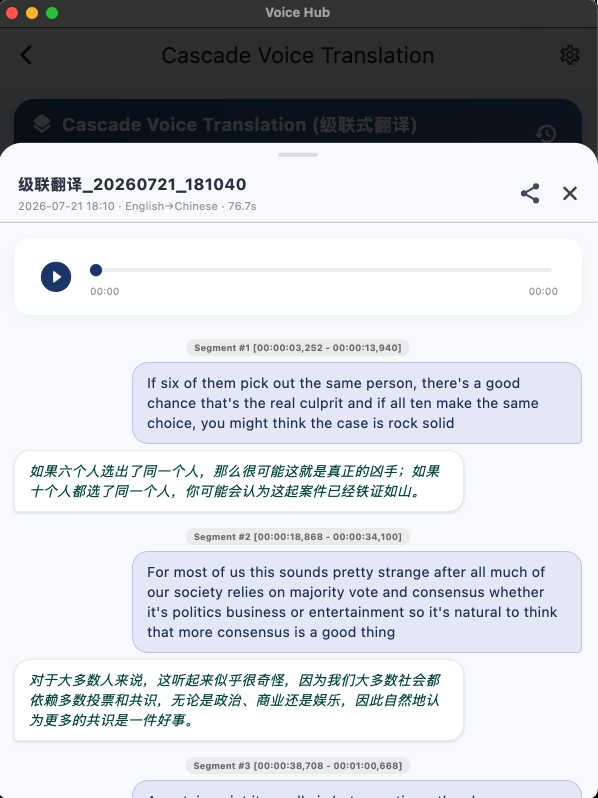
#> input picture images/cascade_history.png, 1196 x 1596 px (shown at 1/2 size); its folder holds only this picture in this run
$ python update_app_icons.py
#> lines starting #> are read from the running program, lines starting #| are printed output that depends on the picture; after the words box and inside, x2 and y2 are one past the last pixel; in counts of white or black regions, pixels touching at a corner belong together
import os
import subprocess
import numpy as np
from PIL import Image, ImageDraw

def apply_macos_rounded_corners(img, radius_ratio=0.2237):
    """Apply macOS Big Sur+ style rounded-rect mask (transparent corners).

    Apple HIG uses ~22.37% of icon size as the continuous corner radius.
    """
    img_rgba = img.convert("RGBA")
    w, h = img_rgba.size
    size = min(w, h)
    radius = max(1, int(size * radius_ratio))

    # Build anti-aliased rounded-rect alpha mask (4x supersample then downscale)
    scale = 4
    mask_big = Image.new("L", (w * scale, h * scale), 0)
    draw = ImageDraw.Draw(mask_big)
    draw.rounded_rectangle(
        (0, 0, w * scale - 1, h * scale - 1),
        radius=radius * scale,
        fill=255,
    )
    mask = mask_big.resize((w, h), Image.Resampling.LANCZOS)

    out = Image.new("RGBA", (w, h), (0, 0, 0, 0))
    out.paste(img_rgba, (0, 0), mask)
    return out


def crop_icon_content(img, padding_ratio=0.05):
    """Detects content boundary (transparent, white, or opaque gradient background), crops and centers square."""
    img_rgba = img.convert("RGBA")
    arr = np.array(img_rgba)
    h, w, _ = arr.shape

    r, g, b, a = arr[:, :, 0], arr[:, :, 1], arr[:, :, 2], arr[:, :, 3]

    # Check transparency
    is_transparent = a < 240
    is_white = (r > 240) & (g > 240) & (b > 240)
    non_bg_alpha = (~is_transparent) & (~is_white)

    if np.sum(is_transparent) > (w * h * 0.05):
        # Has meaningful transparency
        y_indices, x_indices = np.where(~is_transparent)
    else:
        # Fully opaque image - use std deviation of 8x8 blocks to detect content vs background
        block_size = 8
        gh, gw = h // block_size, w // block_size
        std_map = np.zeros((gh, gw))

        arr_rgb = arr[:, :, :3].astype(float)
        for row in range(gh):
            for col in range(gw):
                patch = arr_rgb[row*block_size:(row+1)*block_size, col*block_size:(col+1)*block_size, :]
                std_map[row, col] = patch.std(axis=(0,1)).mean()

        # Mask out small isolated watermarks in corners (e.g., bottom-right outer 20%)
        main_mask = std_map > 4.0
        main_mask[int(gh*0.8):, int(gw*0.8):] = False

        y_idx, x_idx = np.where(main_mask)
        if len(x_idx) == 0:
            y_indices, x_indices = np.where(non_bg_alpha)
        else:
            min_y, max_y = int(y_idx.min() * block_size), int((y_idx.max() + 1) * block_size)
            min_x, max_x = int(x_idx.min() * block_size), int((x_idx.max() + 1) * block_size)

            cx = (min_x + max_x) // 2
            cy = (min_y + max_y) // 2
            content_size = max(max_x - min_x, max_y - min_y)
            padding = int(content_size * padding_ratio)
            half_side = content_size // 2 + padding

            final_side = max(half_side * 2, 10)
            crop_left = max(0, min(w - final_side, cx - half_side))
            crop_top = max(0, min(h - final_side, cy - half_side))
            crop_right = crop_left + final_side
            crop_bottom = crop_top + final_side

            print(f"Original image size: {img.size}")
            print(f"Detected content bounding box: X=[{min_x}, {max_x}], Y=[{min_y}, {max_y}]")
            print(f"Crop box: ({crop_left}, {crop_top}, {crop_right}, {crop_bottom}) -> size ({final_side}, {final_side})")
            return img.crop((crop_left, crop_top, crop_right, crop_bottom))

    if len(x_indices) == 0:
        print("Warning: No visible icon content detected, using original image.")
        return img

    min_x, max_x = int(x_indices.min()), int(x_indices.max())
    min_y, max_y = int(y_indices.min()), int(y_indices.max())

    cx = (min_x + max_x) // 2
    cy = (min_y + max_y) // 2
    content_size = max(max_x - min_x + 1, max_y - min_y + 1)
    padding = int(content_size * padding_ratio)
    half_side = content_size // 2 + padding

    final_side = max(half_side * 2, 10)
    crop_left = max(0, min(w - final_side, cx - half_side))
    crop_top = max(0, min(h - final_side, cy - half_side))
    crop_right = crop_left + final_side
    crop_bottom = crop_top + final_side

    print(f"Original image size: {img.size}")
    print(f"Detected content bounding box: X=[{min_x}, {max_x}], Y=[{min_y}, {max_y}]")
    print(f"Crop box: ({crop_left}, {crop_top}, {crop_right}, {crop_bottom}) -> size ({final_side}, {final_side})")
    return img.crop((crop_left, crop_top, crop_right, crop_bottom))

def main():
    root_dir = os.path.dirname(os.path.dirname(os.path.abspath(__file__)))
    images_dir = os.path.join(root_dir, "images")
    voice_app_dir = os.path.join(root_dir, "voice_app")
    assets_dir = os.path.join(voice_app_dir, "assets")

    # Candidates for source icon
    candidates = [
        os.path.join(images_dir, "已移除背景的icon.png"),
        os.path.join(images_dir, "icon.png"),
    ]
    source_icon_path = None
    for cand in candidates:
        if os.path.exists(cand):
            source_icon_path = cand
            break

    if not source_icon_path:
        # Check any png in images_dir
        for f in os.listdir(images_dir):
            if f.lower().endswith(".png"):
                source_icon_path = os.path.join(images_dir, f)
                break

    if not source_icon_path:
        print(f"Error: No source icon PNG found in {images_dir}")
        return

    print(f"Loading updated source icon: {source_icon_path}")
    source_img = Image.open(source_icon_path)
#> source_img is the input picture: PIL image 1196x1596 RGBA; mean R, G, B, A 198.2, 201.2, 205.8, 255

    # Also save/copy as images/icon.png for consistency
    icon_png_standard = os.path.join(images_dir, "icon.png")
    if source_icon_path != icon_png_standard:
        source_img.save(icon_png_standard, "PNG")
        print(f"Updated standard source icon path: {icon_png_standard}")

    # Crop to content
    cropped_img = crop_icon_content(source_img)
#> in crop_icon_content, `r, g, b, a = arr[:, :, 0], arr[:, :, 1], arr[:, :, 2], arr[:, :, 3]`:
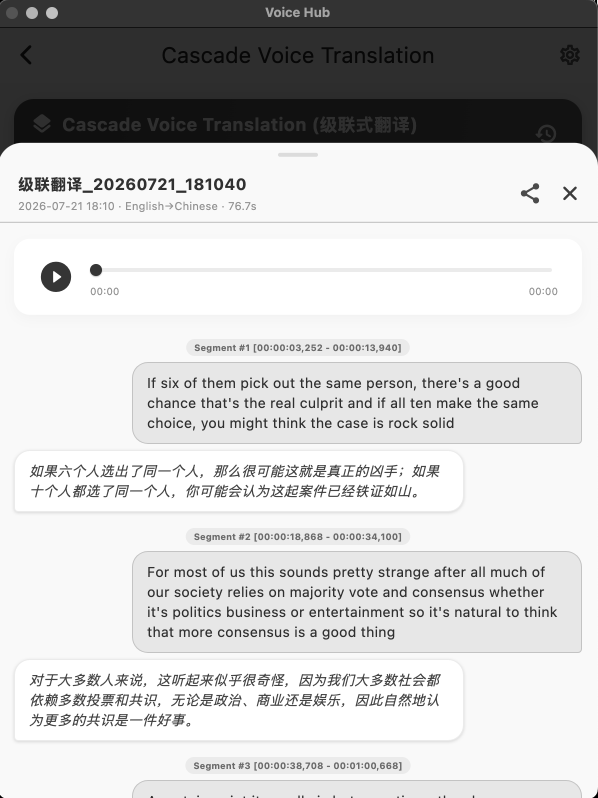
#> g: shape (1596, 1196) (shown at 1/2 size); min 0, max 255, mean 201.2
#> in crop_icon_content, `r, g, b, a = arr[:, :, 0], arr[:, :, 1], arr[:, :, 2], arr[:, :, 3]`:
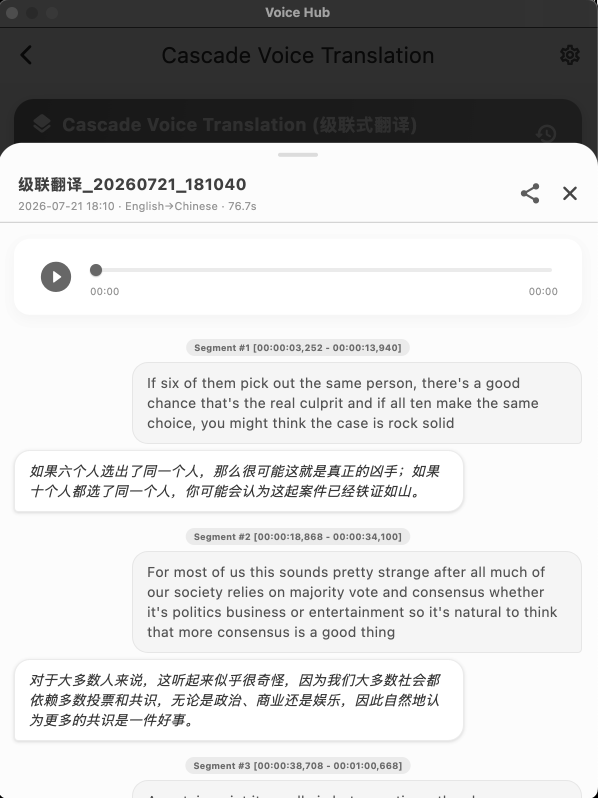
#> b: shape (1596, 1196) (shown at 1/2 size); min 0, max 255, mean 205.8
#> in crop_icon_content, `is_white = (r > 240) & (g > 240) & (b > 240)`:
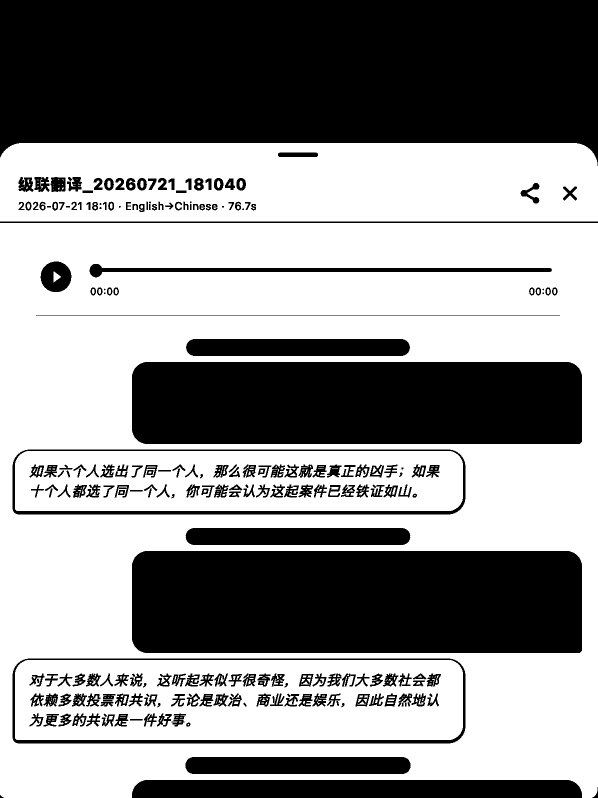
#> is_white: shape (1596, 1196) bool (shown at 1/2 size); 56.2% white; 245 black regions (12 under 20 px), largest, box (x1, y1, x2, y2) and area: (0, 0, 1196, 332) 342941, (264, 1102, 1164, 1306) 182967, (264, 724, 1164, 888) 146967
#> after the loop in crop_icon_content, `for row in range(gh):`:
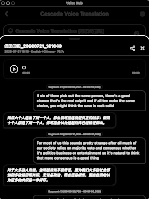
#> std_map: shape (199, 149) float64; min 0, max 99.54, mean 11.3; drawn with min black and max white
#> in crop_icon_content, `main_mask[int(gh*0.8):, int(gw*0.8):] = False`:
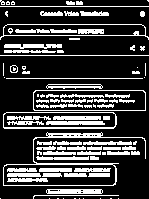
#> main_mask: shape (199, 149) bool; 24.5% white; 100 white regions (31 under 20 px), largest, box (x1, y1, x2, y2) and area: (3, 132, 146, 186) 718, (3, 112, 117, 129) 371, (0, 24, 149, 40) 335
#> in crop_icon_content, `y_idx, x_idx = np.where(main_mask)`: y_idx = 7276 values from 0 to 198; x_idx = 7276 values, max 148 at index 3, min 0 at index 0, mean 69.15
#> in crop_icon_content, `min_y, max_y = int(y_idx.min() * block_size), int((y_idx.max() + 1) * ..`: min_y = 0; max_y = 1592
#> in crop_icon_content, `min_x, max_x = int(x_idx.min() * block_size), int((x_idx.max() + 1) * ..`: min_x = 0; max_x = 1192
#> in crop_icon_content, `cx = (min_x + max_x) // 2`: cx = 596
#> in crop_icon_content, `cy = (min_y + max_y) // 2`: cy = 796
#> in crop_icon_content, `content_size = max(max_x - min_x, max_y - min_y)`: content_size = 1592
#> in crop_icon_content, `padding = int(content_size * padding_ratio)`: padding = 79
#> in crop_icon_content, `half_side = content_size // 2 + padding`: half_side = 875
#> in crop_icon_content, `final_side = max(half_side * 2, 10)`: final_side = 1750
#> in crop_icon_content, `crop_left = max(0, min(w - final_side, cx - half_side))`: crop_left = 0
#> in crop_icon_content, `crop_right = crop_left + final_side`: crop_right = 1750
#| Original image size: (1196, 1596)
#| Detected content bounding box: X=[0, 1192], Y=[0, 1592]
#| Crop box: (0, 0, 1750, 1750) -> size (1750, 1750)

    # Ensure assets dir exists
    os.makedirs(assets_dir, exist_ok=True)

    # Update voice_app/assets/app_icon.png and app_icon_macos.png
    app_icon_path = os.path.join(assets_dir, "app_icon.png")
    app_icon_macos_path = os.path.join(assets_dir, "app_icon_macos.png")

    target_size = (1024, 1024)
    resized_1024 = cropped_img.resize(target_size, Image.Resampling.LANCZOS)

    resized_1024.save(app_icon_path, "PNG")
    print(f"Saved app_icon: {app_icon_path}")

    # macOS icons use transparent rounded corners (system squircle style)
    macos_icon = apply_macos_rounded_corners(resized_1024)
#> in apply_macos_rounded_corners, `mask = mask_big.resize((w, h), Image.Resampling.LANCZOS)`:
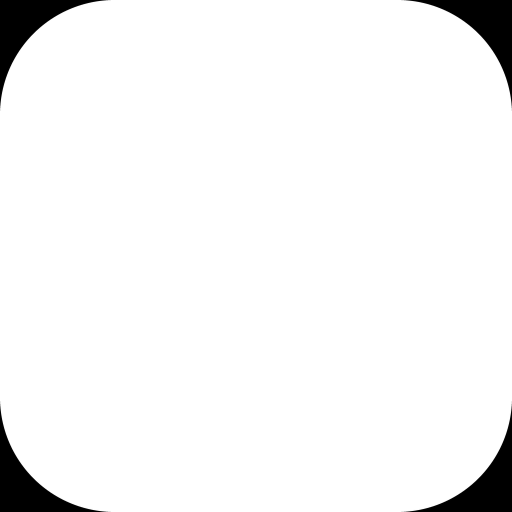
#> mask: PIL image 1024x1024 L (shown at 1/2 size); min 0, max 255, mean 244
#> in apply_macos_rounded_corners, `out.paste(img_rgba, (0, 0), mask)`:
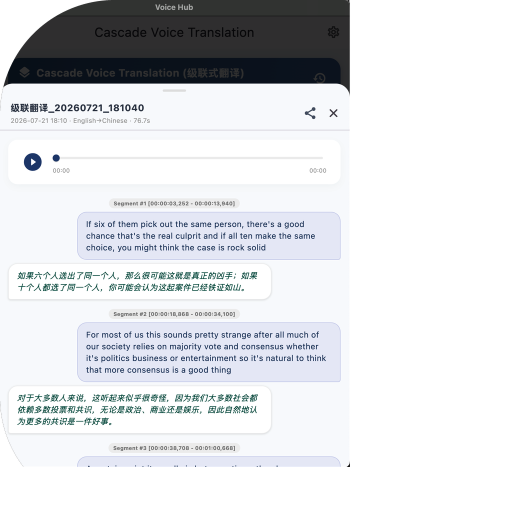
#> out: PIL image 1024x1024 RGBA (shown at 1/2 size); mean R, G, B, A 122.6, 124.5, 127.4, 155.7; transparent parts drawn white
    macos_icon.save(app_icon_macos_path, "PNG")
    print(f"Saved app_icon_macos (rounded): {app_icon_macos_path}")

    # Update Windows app_icon.ico
    win_ico_path = os.path.join(voice_app_dir, "windows", "runner", "resources", "app_icon.ico")
    if os.path.exists(os.path.dirname(win_ico_path)):
        sizes = [(16, 16), (32, 32), (48, 48), (64, 64), (128, 128), (256, 256)]
        cropped_img.save(win_ico_path, format="ICO", sizes=sizes)
        print(f"Saved Windows ICO: {win_ico_path}")

    # Run flutter_launcher_icons
    print("\nRunning flutter_launcher_icons...")
    try:
        res = subprocess.run(
            ["flutter", "pub", "run", "flutter_launcher_icons"],
            cwd=voice_app_dir,
            capture_output=True,
            text=True,
            check=True
        )
        print(res.stdout)
    except subprocess.CalledProcessError as e:
        print("flutter_launcher_icons error:", e.stderr)

    print("\nAll icons updated with new background-removed icon successfully!")

if __name__ == "__main__":
    main()
#> (the call stopped at in main, `res = subprocess.run( ["flutter", "pub", "run", "flutter_launcher_icon..`: subprocess is not available in this run)

$ run again, on images/simul_speech_translation.png
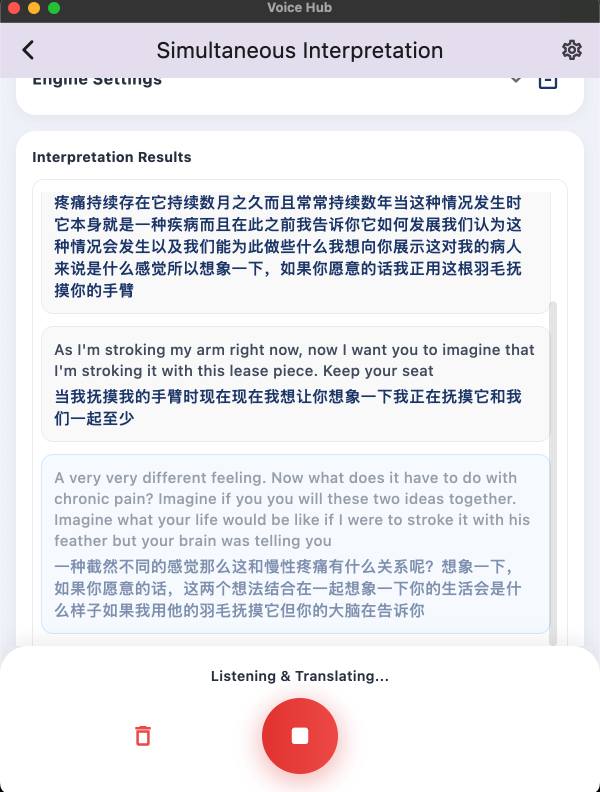
#> input picture images/simul_speech_translation.png, 1200 x 1584 px (shown at 1/2 size)
#> in main, source_img is the input picture: PIL image 1200x1584 RGBA; mean R, G, B, A 229.2, 229.1, 233.7, 255
#> a: shape (1584, 1200); every value is 255
#> is_transparent: shape (1584, 1200) bool; every value is 0
#> is_white: shape (1584, 1200) bool; 72.3% white; 777 black regions (115 under 20 px), largest, box (x1, y1, x2, y2) and area: (0, 0, 1200, 1339) 297230, (502, 1386, 698, 1582) 29386, (82, 384, 1114, 1292) 23204
#> in crop_icon_content, `main_mask[int(gh*0.8):, int(gw*0.8):] = False`:
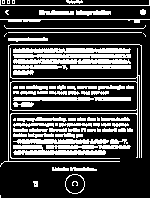
#> main_mask: shape (198, 150) bool; 29.1% white; 78 white regions (16 under 20 px), largest, box (x1, y1, x2, y2) and area: (10, 48, 140, 159) 913, (13, 145, 106, 155) 541, (13, 48, 131, 53) 532
#> y_idx = 8633 values from 0 to 197; x_idx = 8633 values, max 149 at index 18, min 0 at index 0, mean 68.98
#> min_y = 0; max_y = 1584
#> min_x = 0; max_x = 1200
#> cx = 600
#> cy = 792
#> content_size = 1584
#> padding = 79
#> half_side = 871
#> final_side = 1742
#> crop_left = 0
#> crop_right = 1742
#| Original image size: (1200, 1584)
#| Detected content bounding box: X=[0, 1200], Y=[0, 1584]
#| Crop box: (0, 0, 1742, 1742) -> size (1742, 1742)
#> in main, `resized_1024 = cropped_img.resize(target_size, Image.Resampling.LANCZOS)`:
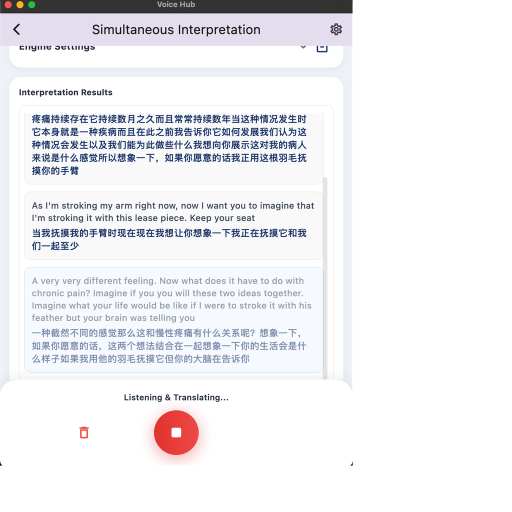
#> resized_1024: PIL image 1024x1024 RGBA (shown at 1/2 size); mean R, G, B, A 144.2, 144.1, 147, 159.7; transparent parts drawn white
#> mask_big: PIL image 4096x4096 L; every value is 0

$ run again, on images/cascade_translation.png
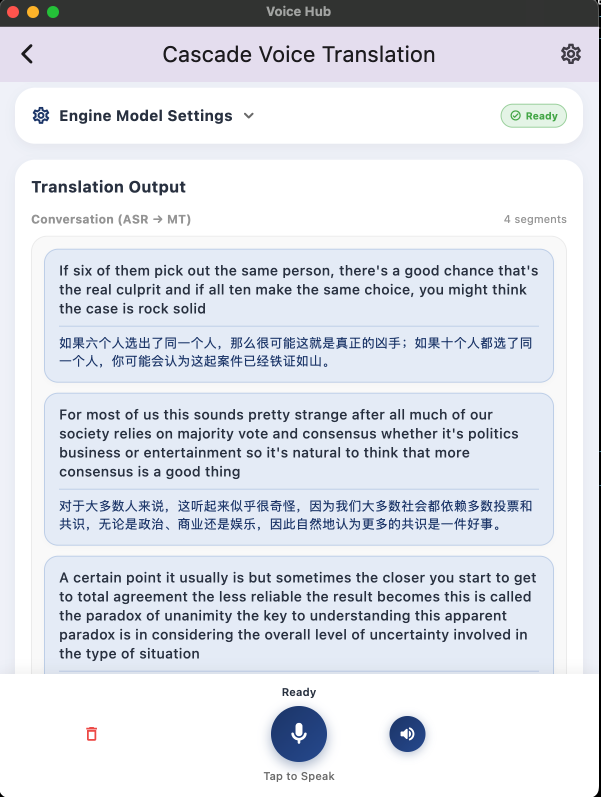
#> input picture images/cascade_translation.png, 1202 x 1594 px (shown at 1/2 size)
#> in main, source_img is the input picture: PIL image 1202x1594 RGBA; mean R, G, B, A 219.9, 223.3, 230.7, 255
#> a: shape (1594, 1202); every value is 255
#> is_transparent: shape (1594, 1202) bool; every value is 0
#> is_white: shape (1594, 1202) bool; 37.6% white; 49 white regions (22 under 20 px), largest, box (x1, y1, x2, y2) and area: (0, 319, 1198, 1594) 494415, (30, 175, 1166, 288) 115773, (64, 473, 1132, 1344) 106252
#> in crop_icon_content, `main_mask[int(gh*0.8):, int(gw*0.8):] = False`:
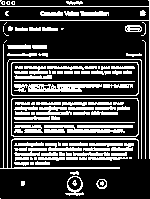
#> main_mask: shape (199, 150) bool; 27.9% white; 106 white regions (28 under 20 px), largest, box (x1, y1, x2, y2) and area: (0, 44, 142, 169) 987, (14, 84, 102, 92) 514, (0, 0, 150, 159) 458
#> y_idx = 8340 values from 0 to 198; x_idx = 8340 values, max 149 at index 3, min 0 at index 0, mean 70.23
#> min_y = 0; max_y = 1592
#> min_x = 0; max_x = 1200
#> cx = 600
#> cy = 796
#> content_size = 1592
#> padding = 79
#> half_side = 875
#> final_side = 1750
#> crop_left = 0
#> crop_right = 1750
#| Original image size: (1202, 1594)
#| Detected content bounding box: X=[0, 1200], Y=[0, 1592]
#| Crop box: (0, 0, 1750, 1750) -> size (1750, 1750)
#> mask_big: PIL image 4096x4096 L; every value is 0
#> in apply_macos_rounded_corners, `out.paste(img_rgba, (0, 0), mask)`:
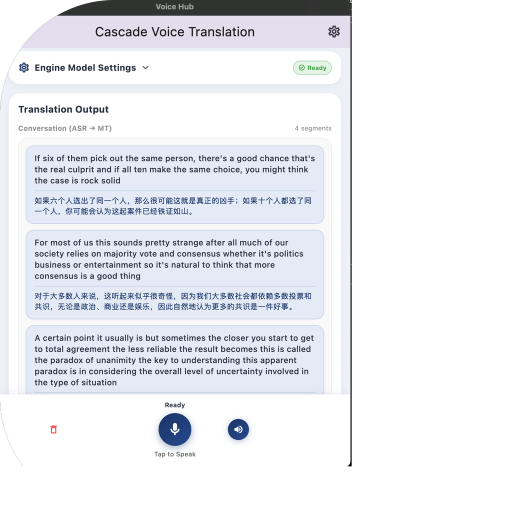
#> out: PIL image 1024x1024 RGBA (shown at 1/2 size); mean R, G, B, A 135.5, 137.7, 142.3, 156.3; transparent parts drawn white

$ run again, on images/dual_dialog_screen.png
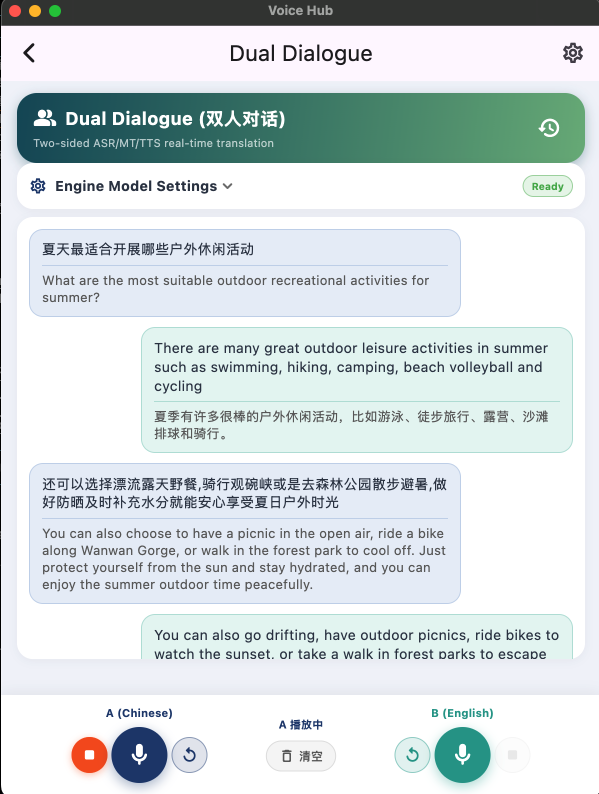
#> input picture images/dual_dialog_screen.png, 1198 x 1588 px (shown at 1/2 size)
#> in main, source_img is the input picture: PIL image 1198x1588 RGBA; mean R, G, B, A 210.5, 219.6, 221.4, 255
#> a: shape (1588, 1198); every value is 255
#> is_transparent: shape (1588, 1198) bool; every value is 0
#> is_white: shape (1588, 1198) bool; 38.7% white; 90 white regions (32 under 20 px), largest, box (x1, y1, x2, y2) and area: (34, 434, 1170, 1318) 314393, (2, 1390, 1198, 1588) 183419, (2, 52, 1198, 253) 125330
#> y_idx = 7777 values from 0 to 197; x_idx = 7777 values, max 148 at index 235, min 0 at index 0, mean 64.22
#> min_y = 0; max_y = 1584
#> min_x = 0; max_x = 1192
#> cx = 596
#> cy = 792
#> content_size = 1584
#> padding = 79
#> half_side = 871
#> final_side = 1742
#> crop_left = 0
#> crop_right = 1742
#| Original image size: (1198, 1588)
#| Detected content bounding box: X=[0, 1192], Y=[0, 1584]
#| Crop box: (0, 0, 1742, 1742) -> size (1742, 1742)
#> mask_big: PIL image 4096x4096 L; every value is 0
#> in apply_macos_rounded_corners, `out.paste(img_rgba, (0, 0), mask)`:
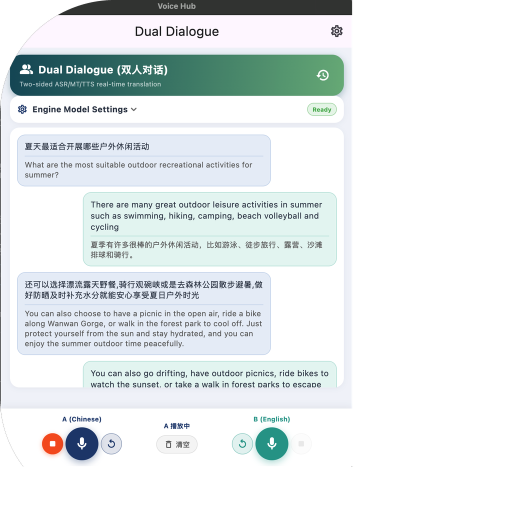
#> out: PIL image 1024x1024 RGBA (shown at 1/2 size); mean R, G, B, A 130.3, 136, 137.2, 156.6; transparent parts drawn white
